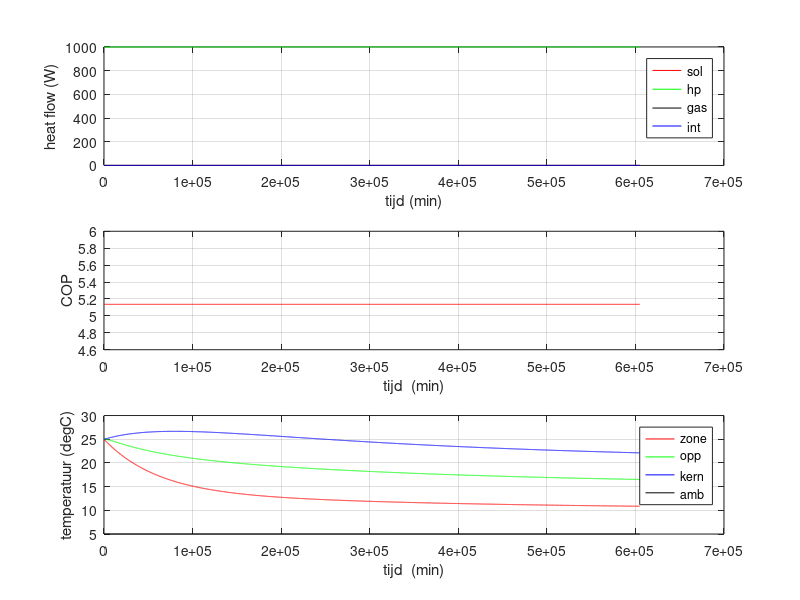

MATLAB code to generate this figure:
clear; clc; close all;
% input signalen
inp.t = (0:60:7*24*3600)';


inp.avg.Q_int = 0*ones(size(inp.t));
inp.avg.T_amb = 5*ones(size(inp.t));
inp.avg.Q_sol = 0*ones(size(inp.t));
inp.avg.W_hp  = 1000*ones(size(inp.t));
inp.avg.Q_gas = 0*ones(size(inp.t));


% parameters
T_kern = zeros(size(inp.t));
T_opp = zeros(size(inp.t));
T_zone = zeros(size(inp.t));


R      = 0.001
C      = 100e6
R_kern = 0.001
C_kern = 100e6
cf_COP = 0.5
cf_sol = 1
R_opp  = 0.001
C_opp  = 10e6

T_kern(1) = 25;
T_opp(1)  = 25;
T_zone(1) = 25;

% simulatie
COP = (273.15+35)./(35-inp.avg.T_amb).*cf_COP;
Q_hea = inp.avg.W_hp.*COP + inp.avg.Q_gas;    % Kelvin!!!
Q_sol = inp.avg.Q_sol.*cf_sol;
Q_int = inp.avg.Q_int;

for i = 1:length(inp.t)-1        
    T_zone(i+1) = T_zone(i) + ((Q_int(i)+((T_opp(i)-T_zone(i))./R_opp)-((T_zone(i)-inp.avg.T_amb(i))./R))./C).*(inp.t(i+1)-inp.t(i));
    T_opp(i+1)  = T_opp(i)  + ((Q_sol(i)+((T_kern(i)-T_opp(i))./R_kern)-((T_opp(i)-T_zone(i))./R_opp))./C_opp).*(inp.t(i+1)-inp.t(i));
    T_kern(i+1) = T_kern(i) + ((Q_hea(i)-((T_kern(i)-T_opp(i))./R_kern))./C_kern).*(inp.t(i+1)-inp.t(i));
end


% plotten
figure

subplot(3,1,1);
plot(inp.t,inp.avg.Q_sol,'r',inp.t,inp.avg.W_hp,'g',inp.t,inp.avg.Q_gas,'k',inp.t,inp.avg.Q_int,'b')
ylabel('heat flow (W)')
xlabel('tijd (min)')
legend({'sol','hp','gas','int'});
grid on

subplot(3,1,2);
plot(inp.t,COP,'r');
ylabel('COP')
xlabel('tijd  (min)')
grid on

subplot(3,1,3);
plot(inp.t,T_zone,'r',inp.t,T_opp,'g',inp.t,T_kern,'b',inp.t,inp.avg.T_amb,'k')
ylabel('temperatuur (degC)')
xlabel('tijd  (min)')
legend({'zone','opp','kern','amb'});
grid on










